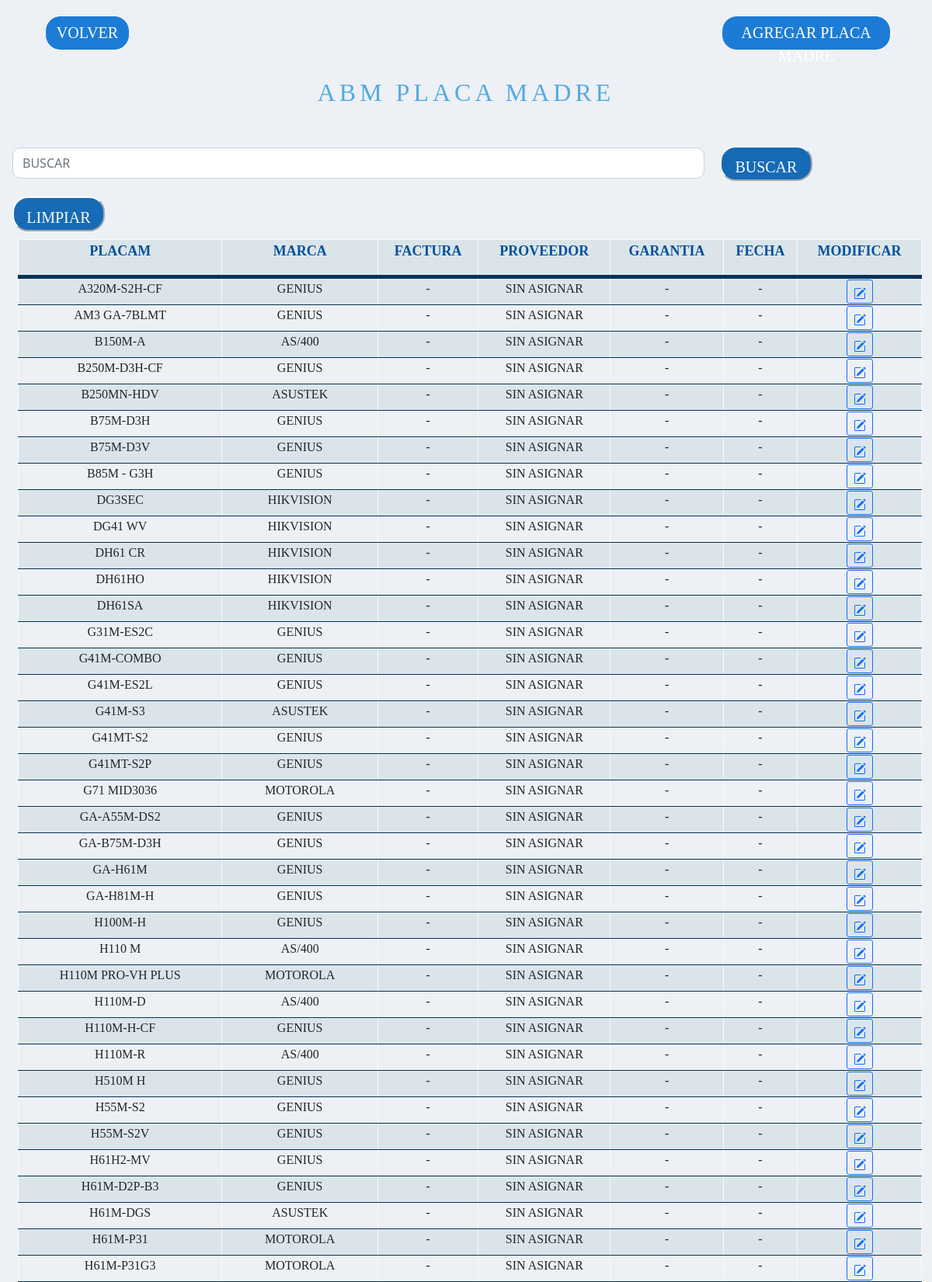
/abmplacamadre.php (signed in, upper part), run on the app's committed database.
### tables this page shows
CREATE TABLE `placam` (
  `ID_PLACAM` int(3) NOT NULL,
  `PLACAM` varchar(100) NOT NULL,
  `ID_MARCA` int(3) NOT NULL,
  `ID_PROVEEDOR` int(3) NOT NULL,
  `GARANTIA` varchar(100) NOT NULL,
  `FACTURA` varchar(100) NOT NULL,
  `FECHA` date NOT NULL
);

CREATE TABLE `marcas` (
  `ID_MARCA` int(11) NOT NULL,
  `MARCA` varchar(50) NOT NULL
);

CREATE TABLE `proveedor` (
  `ID_PROVEEDOR` int(11) NOT NULL,
  `PROVEEDOR` varchar(50) NOT NULL
);

### abmplacamadre.php (the view, shortened to what this page needs)
<?php
include('conexion.php');
?>
<!DOCTYPE html>
<html>
<head>
    <link href="https://cdn.jsdelivr.net/npm/bootstrap@5.1.3/dist/css/bootstrap.min.css" rel="stylesheet">
    <link rel="stylesheet" href="https://cdn.jsdelivr.net/npm/bootstrap-icons@1.5.0/font/bootstrap-icons.css">
	<link rel="stylesheet" type="text/css" href="estiloallabm.css">
</head>
<body>
    <section id="inicio">
        <div id="reporteEst" style="width: 97%; margin-left: 20px;">
            <div class="form-group row justify-content-between" style="margin: 10px; padding:10px;">
                <a id="vlv"  href="abm.php" class="col-3 btn btn-primary " type="button"  value="VOLVER">VOLVER</a>
                <a id="agr"  href="agregarplacam.php" class="col-3 btn btn-primary " type="button">AGREGAR PLACA MADRE</a>
            </div>
         </div>
        <h1>ABM PLACA MADRE</h1>
		<form method="POST" action="abmplacamadre.php">
				<div class="form-group row">
					<input type="text" style="margin-left: 10px; width: 75%; height: 40px; margin-top: 12px; 	box-sizing: border-box; border-radius: 10px; text-transform:uppercase;" name="buscar"  placeholder="Buscar"  class="form-control largo col-xl-4 col-lg-4">
					<input id="vlva" class="button col-xl-2 col-lg-2" style="margin-left: 10px; margin-top: 10px;" type="submit" name="btn2" value="BUSCAR"></input>
					<input id="vlva" class="button col-xl-2 col-lg-2" style="margin-left: 10px; margin-top: 10px;" type="submit" name="btn1" value="LIMPIAR"></input>
				</div>
		</form>
        <?php
				echo "<table width=100%>
						<thead>
							<tr>
								<th><p>PLACAM</p></th>
								<th><p>MARCA</p></th>
								<th><p>FACTURA</p></th>
								<th><p>PROVEEDOR</p></th>
                                <th><p>GARANTIA</p></th>
                                <th><p>FECHA</p></th>
								<th><p>MODIFICAR</p></th>
							</tr>
						</thead>
					";
					if(isset($_POST['btn2']))
					{
						$doc = $_POST['buscar'];
						$consultar=mysqli_query($datos_base, "SELECT pl.ID_PLACAM, pl.PLACAM, ma.MARCA, pl.FACTURA, p.PROVEEDOR, pl.GARANTIA, pl.FECHA
                        FROM placam pl
                        LEFT JOIN marcas AS ma ON ma.ID_MARCA = pl.ID_MARCA
                        LEFT JOIN proveedor AS p ON p.ID_PROVEEDOR = pl.ID_PROVEEDOR
						WHERE pl.PLACAM LIKE '%$doc%' OR ma.MARCA LIKE '%$doc%' OR pl.FACTURA LIKE '%$doc%' OR p.PROVEEDOR LIKE '%$doc%' OR pl.GARANTIA LIKE '%$doc%' OR pl.FECHA LIKE '%$doc%'
                        ORDER BY pl.PLACAM ASC");
									while($listar = mysqli_fetch_array($consultar))
									{
										$fecha = "0000-00-00";
										if($listar['FECHA'] == $fecha)
										{
											$fec = date("d-m-Y", strtotime($listar['FECHA']));
											$fec = "-";
										}
										else{
											$fec = date("d-m-Y", strtotime($listar['FECHA']));
										}
										echo
										"
											<tr>
												<td><h4 style='font-size:16px;'>".$listar['PLACAM']."</h4></td>
												<td><h4 style='font-size:16px;'>".$listar['MARCA']."</h4></td>
												<td><h4 style='font-size:16px;'>".$listar['FACTURA']."</h4></td>
												<td><h4 style='font-size:16px;'>".$listar['PROVEEDOR']."</h4></td>
												<td><h4 style='font-size:16px;'>".$listar['GARANTIA']."</h4></td>
												<td><h4 style='font-size:16px;'>".$fec."</h4></td>
												<td class='text-center text-nowrap'><a class='btn btn-sm btn-outline-primary' href=modplacam.php?no=".$listar['ID_PLACAM']." class=mod><svg xmlns='http://www.w3.org/2000/svg' width='16' height='16' fill='currentColor' class='bi bi-pencil-square' viewBox='0 0 16 16'>
															<path d='M15.502 1.94a.5.5 0 0 1 0 .706L14.459 3.69l-2-2L13.502.646a.5.5 0 0 1 .707 0l1.293 1.293zm-1.75 2.456-2-2L4.939 9.21a.5.5 0 0 0-.121.196l-.805 2.414a.25.25 0 0 0 .316.316l2.414-.805a.5.5 0 0 0 .196-.12l6.813-6.814z'/>
															<path fill-rule='evenodd' d='M1 13.5A1.5 1.5 0 0 0 2.5 15h11a1.5 1.5 0 0 0 1.5-1.5v-6a.5.5 0 0 0-1 0v6a.5.5 0 0 1-.5.5h-11a.5.5 0 0 1-.5-.5v-11a.5.5 0 0 1 .5-.5H9a.5.5 0 0 0 0-1H2.5A1.5 1.5 0 0 0 1 2.5v11z'/>
														</svg></a>
												</td>
											</tr>";
						}
					}
					else
					{
						$consultar=mysqli_query($datos_base, "SELECT pl.ID_PLACAM, pl.PLACAM, ma.MARCA, pl.FACTURA, p.PROVEEDOR, pl.GARANTIA, pl.FECHA
                        FROM placam pl
                        LEFT JOIN marcas AS ma ON ma.ID_MARCA = pl.ID_MARCA
                        LEFT JOIN proveedor AS p ON p.ID_PROVEEDOR = pl.ID_PROVEEDOR
                        ORDER BY pl.PLACAM ASC");
									while($listar = mysqli_fetch_array($consultar))
									{
										$fecha = "0000-00-00";
										if($listar['FECHA'] == $fecha)
										{
											$fec = date("d-m-Y", strtotime($listar['FECHA']));
											$fec = "-";
										}
										else{
											$fec = date("d-m-Y", strtotime($listar['FECHA']));
										}
										echo
										"
											<tr>
												<td><h4 style='font-size:16px;'>".$listar['PLACAM']."</h4></td>
												<td><h4 style='font-size:16px;'>".$listar['MARCA']."</h4></td>
												<td><h4 style='font-size:16px;'>".$listar['FACTURA']."</h4></td>
												<td><h4 style='font-size:16px;'>".$listar['PROVEEDOR']."</h4></td>
												<td><h4 style='font-size:16px;'>".$listar['GARANTIA']."</h4></td>
												<td><h4 style='font-size:16px;'>".$fec."</h4></td>
												<td class='text-center text-nowrap'><a class='btn btn-sm btn-outline-primary' href=modplacam.php?no=".$listar['ID_PLACAM']." class=mod><svg xmlns='http://www.w3.org/2000/svg' width='16' height='16' fill='currentColor' class='bi bi-pencil-square' viewBox='0 0 16 16'>
															<path d='M15.502 1.94a.5.5 0 0 1 0 .706L14.459 3.69l-2-2L13.502.646a.5.5 0 0 1 .707 0l1.293 1.293zm-1.75 2.456-2-2L4.939 9.21a.5.5 0 0 0-.121.196l-.805 2.414a.25.25 0 0 0 .316.316l2.414-.805a.5.5 0 0 0 .196-.12l6.813-6.814z'/>
															<path fill-rule='evenodd' d='M1 13.5A1.5 1.5 0 0 0 2.5 15h11a1.5 1.5 0 0 0 1.5-1.5v-6a.5.5 0 0 0-1 0v6a.5.5 0 0 1-.5.5h-11a.5.5 0 0 1-.5-.5v-11a.5.5 0 0 1 .5-.5H9a.5.5 0 0 0 0-1H2.5A1.5 1.5 0 0 0 1 2.5v11z'/>
														</svg></a>
												</td>
											</tr>";
						}
					}
					echo "</table>";
					?>
    </section>
</body>
</html>

### estiloallabm.css (style rules this page uses)
section, header { width: 97%; margin-left: auto; margin-right: auto; }
h1 { text-align: center; color: #53AAE0; font-family: TrasandinaBlack; margin-bottom: 40px; margin-top:25px; font-size: 32px; letter-spacing: 5px; }
h4 { text-align: center; font-family: TrasandinaBook; font-size: 14px; text-transform: uppercase; }
p { text-align: center; font-family: TrasandinaMedium; color: #00519C; font-size: 18px; }
#inicio { height: auto; }
input { height: 40px; width: auto; margin: 10px; margin-top: 0px; margin-left: 20px; padding: 10px; display: inline; box-sizing: border-box; border-radius: 10px; border-color: white; }
input { background-color: white; }
::placeholder { color: black; }
.button { width: 200px; height: 50px; color: #f7fbfd; font-size: 20px; float: right; font-family: TrasandinaBook; background-color: #53AAE0; border-color: #f7fbfd; }
#vlv { width: 10%; height: 45px; background-color: #1c7cd5; border-color: #f7fbfd; font-size: 20px; font-family: TrasandinaBook; border-radius: 20px; }
#agr { width: 20%; height: 45px; background-color: #1c7cd5; border-color: #f7fbfd; font-size: 20px; font-family: TrasandinaBook; border-radius: 20px; }
h1 { text-align: center; color: #53AAE0; font-family: TrasandinaBlack; font-size: 32px; letter-spacing: 5px; }
table { text-align: left; margin-left: 5px; background-color: #dbe5e9; border-collapse: collapse; width:100%; }
th, td { border: solid 1px #f7fbfd; border-bottom: solid 1px #073256; }
thead { background-color: #dbe5e9; border-bottom: solid 5px #073256; width: 100%; }
tr:nth-child(even) { background-color: #edf0f5; }
#vlva { width: 10%; height: 45px; background-color: #176AB5; border-color: #f7fbfd; font-size: 20px; font-family: TrasandinaBook; border-radius: 20px; }

### abmplacamadre.php (style rules this page uses)
body { background-color: #edf0f5; }

### data on the page
placam: PLACAM "A320M-S2H-CF", ID_MARCA.MARCA "GENIUS", FACTURA "-", ID_PROVEEDOR.PROVEEDOR "SIN ASIGNAR", GARANTIA "-", FECHA "-"
placam: PLACAM "AM3 GA-7BLMT", ID_MARCA.MARCA "GENIUS", FACTURA "-", ID_PROVEEDOR.PROVEEDOR "SIN ASIGNAR", GARANTIA "-", FECHA "-"
placam: PLACAM "B150M-A", ID_MARCA.MARCA "AS/400", FACTURA "-", ID_PROVEEDOR.PROVEEDOR "SIN ASIGNAR", GARANTIA "-", FECHA "-"
placam: PLACAM "B250M-D3H-CF", ID_MARCA.MARCA "GENIUS", FACTURA "-", ID_PROVEEDOR.PROVEEDOR "SIN ASIGNAR", GARANTIA "-", FECHA "-"
placam: PLACAM "B250MN-HDV", ID_MARCA.MARCA "ASUSTEK", FACTURA "-", ID_PROVEEDOR.PROVEEDOR "SIN ASIGNAR", GARANTIA "-", FECHA "-"
placam: PLACAM "B75M-D3H", ID_MARCA.MARCA "GENIUS", FACTURA "-", ID_PROVEEDOR.PROVEEDOR "SIN ASIGNAR", GARANTIA "-", FECHA "-"
placam: PLACAM "B75M-D3V", ID_MARCA.MARCA "GENIUS", FACTURA "-", ID_PROVEEDOR.PROVEEDOR "SIN ASIGNAR", GARANTIA "-", FECHA "-"
placam: PLACAM "B85M - G3H", ID_MARCA.MARCA "GENIUS", FACTURA "-", ID_PROVEEDOR.PROVEEDOR "SIN ASIGNAR", GARANTIA "-", FECHA "-"
placam: PLACAM "DG3SEC", ID_MARCA.MARCA "HIKVISION", FACTURA "-", ID_PROVEEDOR.PROVEEDOR "SIN ASIGNAR", GARANTIA "-", FECHA "-"
placam: PLACAM "DG41 WV", ID_MARCA.MARCA "HIKVISION", FACTURA "-", ID_PROVEEDOR.PROVEEDOR "SIN ASIGNAR", GARANTIA "-", FECHA "-"
placam: PLACAM "DH61 CR", ID_MARCA.MARCA "HIKVISION", FACTURA "-", ID_PROVEEDOR.PROVEEDOR "SIN ASIGNAR", GARANTIA "-", FECHA "-"
placam: PLACAM "DH61HO", ID_MARCA.MARCA "HIKVISION", FACTURA "-", ID_PROVEEDOR.PROVEEDOR "SIN ASIGNAR", GARANTIA "-", FECHA "-"
placam: PLACAM "DH61SA", ID_MARCA.MARCA "HIKVISION", FACTURA "-", ID_PROVEEDOR.PROVEEDOR "SIN ASIGNAR", GARANTIA "-", FECHA "-"
placam: PLACAM "G31M-ES2C", ID_MARCA.MARCA "GENIUS", FACTURA "-", ID_PROVEEDOR.PROVEEDOR "SIN ASIGNAR", GARANTIA "-", FECHA "-"
placam: PLACAM "G41M-COMBO", ID_MARCA.MARCA "GENIUS", FACTURA "-", ID_PROVEEDOR.PROVEEDOR "SIN ASIGNAR", GARANTIA "-", FECHA "-"
placam: PLACAM "G41M-ES2L", ID_MARCA.MARCA "GENIUS", FACTURA "-", ID_PROVEEDOR.PROVEEDOR "SIN ASIGNAR", GARANTIA "-", FECHA "-"
placam: PLACAM "G41M-S3", ID_MARCA.MARCA "ASUSTEK", FACTURA "-", ID_PROVEEDOR.PROVEEDOR "SIN ASIGNAR", GARANTIA "-", FECHA "-"
placam: PLACAM "G41MT-S2", ID_MARCA.MARCA "GENIUS", FACTURA "-", ID_PROVEEDOR.PROVEEDOR "SIN ASIGNAR", GARANTIA "-", FECHA "-"
placam: PLACAM "G41MT-S2P", ID_MARCA.MARCA "GENIUS", FACTURA "-", ID_PROVEEDOR.PROVEEDOR "SIN ASIGNAR", GARANTIA "-", FECHA "-"
placam: PLACAM "G71 MID3036", ID_MARCA.MARCA "MOTOROLA", FACTURA "-", ID_PROVEEDOR.PROVEEDOR "SIN ASIGNAR", GARANTIA "-", FECHA "-"
placam: PLACAM "GA-A55M-DS2", ID_MARCA.MARCA "GENIUS", FACTURA "-", ID_PROVEEDOR.PROVEEDOR "SIN ASIGNAR", GARANTIA "-", FECHA "-"
placam: PLACAM "GA-B75M-D3H", ID_MARCA.MARCA "GENIUS", FACTURA "-", ID_PROVEEDOR.PROVEEDOR "SIN ASIGNAR", GARANTIA "-", FECHA "-"
placam: PLACAM "GA-H61M", ID_MARCA.MARCA "GENIUS", FACTURA "-", ID_PROVEEDOR.PROVEEDOR "SIN ASIGNAR", GARANTIA "-", FECHA "-"
placam: PLACAM "GA-H81M-H", ID_MARCA.MARCA "GENIUS", FACTURA "-", ID_PROVEEDOR.PROVEEDOR "SIN ASIGNAR", GARANTIA "-", FECHA "-"
placam: PLACAM "H100M-H", ID_MARCA.MARCA "GENIUS", FACTURA "-", ID_PROVEEDOR.PROVEEDOR "SIN ASIGNAR", GARANTIA "-", FECHA "-"
placam: PLACAM "H110 M", ID_MARCA.MARCA "AS/400", FACTURA "-", ID_PROVEEDOR.PROVEEDOR "SIN ASIGNAR", GARANTIA "-", FECHA "-"
placam: PLACAM "H110M PRO-VH PLUS", ID_MARCA.MARCA "MOTOROLA", FACTURA "-", ID_PROVEEDOR.PROVEEDOR "SIN ASIGNAR", GARANTIA "-", FECHA "-"
placam: PLACAM "H110M-D", ID_MARCA.MARCA "AS/400", FACTURA "-", ID_PROVEEDOR.PROVEEDOR "SIN ASIGNAR", GARANTIA "-", FECHA "-"
placam: PLACAM "H110M-H-CF", ID_MARCA.MARCA "GENIUS", FACTURA "-", ID_PROVEEDOR.PROVEEDOR "SIN ASIGNAR", GARANTIA "-", FECHA "-"
placam: PLACAM "H110M-R", ID_MARCA.MARCA "AS/400", FACTURA "-", ID_PROVEEDOR.PROVEEDOR "SIN ASIGNAR", GARANTIA "-", FECHA "-"
placam: PLACAM "H510M H", ID_MARCA.MARCA "GENIUS", FACTURA "-", ID_PROVEEDOR.PROVEEDOR "SIN ASIGNAR", GARANTIA "-", FECHA "-"
placam: PLACAM "H55M-S2", ID_MARCA.MARCA "GENIUS", FACTURA "-", ID_PROVEEDOR.PROVEEDOR "SIN ASIGNAR", GARANTIA "-", FECHA "-"
placam: PLACAM "H55M-S2V", ID_MARCA.MARCA "GENIUS", FACTURA "-", ID_PROVEEDOR.PROVEEDOR "SIN ASIGNAR", GARANTIA "-", FECHA "-"
placam: PLACAM "H61H2-MV", ID_MARCA.MARCA "GENIUS", FACTURA "-", ID_PROVEEDOR.PROVEEDOR "SIN ASIGNAR", GARANTIA "-", FECHA "-"
placam: PLACAM "H61M-D2P-B3", ID_MARCA.MARCA "GENIUS", FACTURA "-", ID_PROVEEDOR.PROVEEDOR "SIN ASIGNAR", GARANTIA "-", FECHA "-"
placam: PLACAM "H61M-DGS", ID_MARCA.MARCA "ASUSTEK", FACTURA "-", ID_PROVEEDOR.PROVEEDOR "SIN ASIGNAR", GARANTIA "-", FECHA "-"
placam: PLACAM "H61M-P31", ID_MARCA.MARCA "MOTOROLA", FACTURA "-", ID_PROVEEDOR.PROVEEDOR "SIN ASIGNAR", GARANTIA "-", FECHA "-"
placam: PLACAM "H61M-P31G3", ID_MARCA.MARCA "MOTOROLA", FACTURA "-", ID_PROVEEDOR.PROVEEDOR "SIN ASIGNAR", GARANTIA "-", FECHA "-"
